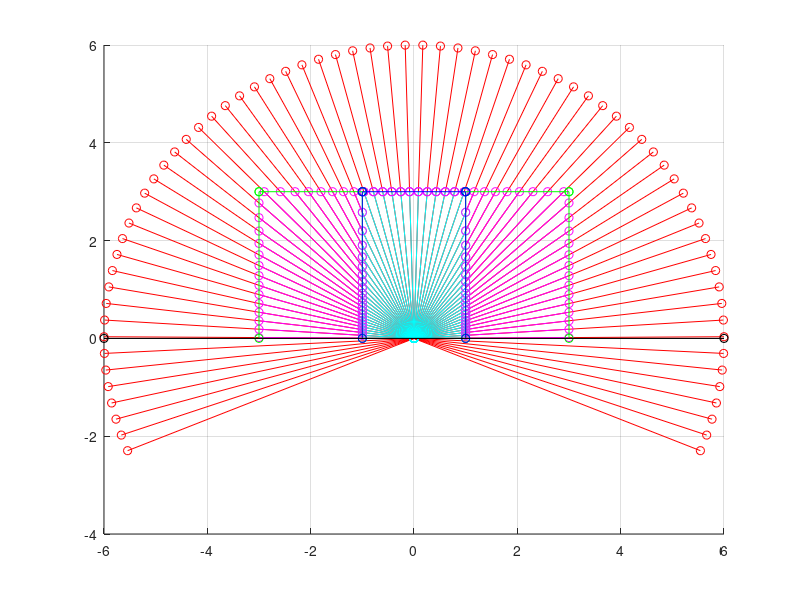

Write the MATLAB code that produced this figure.
close all
clear
figure
hold on

nr = 70;
lidar_length = 6;
wheel_a =0;
zone_len = 3;
zone_wid = 2;

a_full = linspace(-pi/8,9*pi/8,nr);

%% Plot LIDAR
for i = 1:nr
   line([0, lidar_length*cos(a_full(i))],[0, lidar_length*sin(a_full(i))],'Color','red','LineStyle','-', 'Marker','o')
end
grid on

%% Plot measurements
tic
a = a_full(a_full> 0);
a = a(a<=pi);

max_zone_dist = zone_len*sin(pi/2-wheel_a);
max_zone_dist_per_beam = max_zone_dist./sin(a);

mask_zone_one = abs((zone_wid/2*sin(pi/2-wheel_a))./sin(pi/2-wheel_a-a));
mask_zone_one(mask_zone_one>=max_zone_dist_per_beam)=max_zone_dist_per_beam(mask_zone_one>=max_zone_dist_per_beam);

mask_zone_out = abs((3*zone_wid/2*sin(pi/2-wheel_a))./sin(pi/2-wheel_a-a));
mask_zone_out(mask_zone_out>=max_zone_dist_per_beam)=max_zone_dist_per_beam(mask_zone_out>=max_zone_dist_per_beam);
toc
for i = 1:length(mask_zone_out)
   line([0, mask_zone_one(i)*cos(a(i))],[0, mask_zone_one(i)*sin(a(i))],'Color','cyan','LineStyle','-', 'Marker','o')
   % Plot the outside zones two and three
   line([mask_zone_one(i)*cos(a(i)), mask_zone_out(i)*cos(a(i))],[mask_zone_one(i)*sin(a(i)), mask_zone_out(i)*sin(a(i))],'Color','m','LineStyle','-', 'Marker','o')
end

%% Plot Zones
mid_point_x = zone_len*sin(wheel_a);
mid_point_y = zone_len*cos(wheel_a);

% zone left
plot([-zone_wid/2-zone_wid, mid_point_x-zone_wid/2-zone_wid],[0,mid_point_y],'-go')
plot([zone_wid/2-zone_wid, mid_point_x+zone_wid/2-zone_wid],[0,mid_point_y],'-go')
plot([mid_point_x-zone_wid/2-zone_wid, mid_point_x+zone_wid/2-zone_wid],[mid_point_y,mid_point_y],'-go')

% zone right
plot([-zone_wid/2+zone_wid, mid_point_x-zone_wid/2+zone_wid],[0,mid_point_y],'-go')
plot([zone_wid/2+zone_wid, mid_point_x+zone_wid/2+zone_wid],[0,mid_point_y],'-go')
plot([mid_point_x-zone_wid/2+zone_wid, mid_point_x+zone_wid/2+zone_wid],[mid_point_y,mid_point_y],'-go')

% zone front
plot([-zone_wid/2, mid_point_x-zone_wid/2],[0,mid_point_y],'-bo')
plot([zone_wid/2, mid_point_x+zone_wid/2],[0,mid_point_y],'-bo')
plot([mid_point_x-zone_wid/2, mid_point_x+zone_wid/2],[mid_point_y,mid_point_y],'-bo')

line([-lidar_length,lidar_length],[0,0],'Color','black','Marker','o','LineWidth',0.8)